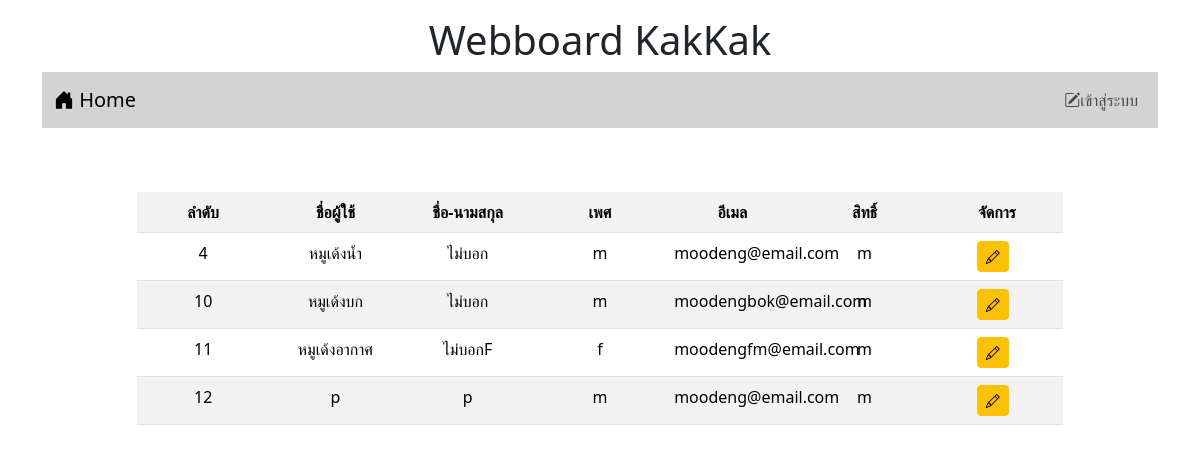
The app's page /user.php, older data.
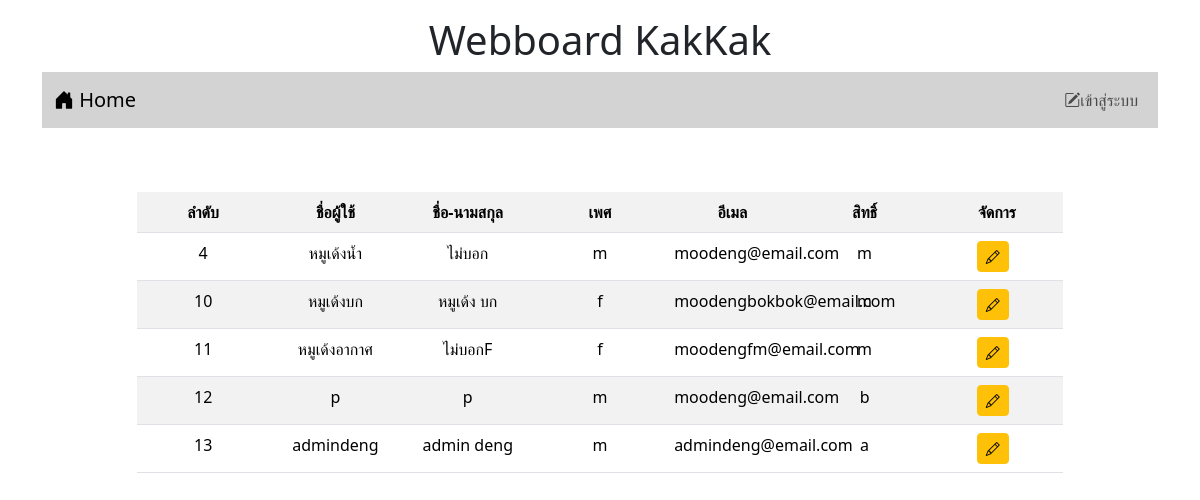
The same page, newer data.
### tables this page shows
CREATE TABLE `user` (
  `id` int(11) NOT NULL,
  `login` varchar(32) NOT NULL,
  `password` varchar(64) NOT NULL,
  `name` varchar(64) NOT NULL,
  `gender` char(1) NOT NULL,
  `email` varchar(32) NOT NULL,
  `role` char(1) NOT NULL
);

### user.php (the view, shortened to what this page needs)
<!DOCTYPE html>
<html lang="en">
<head>
    <link href="https://cdn.jsdelivr.net/npm/bootstrap@5.3.3/dist/css/bootstrap.min.css" rel="stylesheet">
    <link rel="stylesheet" href="https://cdn.jsdelivr.net/npm/bootstrap-icons@1.11.3/font/bootstrap-icons.min.css">
</head>
<body>
    <div class="container-lg">
        <H1 style="text-align: center;" class="mt-3"> Webboard KakKak </H1>
        <?php include "nav.php" ?>
        <div class="row mt-4">
            <div class="col-sm-12 col-md-11 col-lg-10 mx-auto">
                <table class="table table-striped mt-4">
                    <?php
                        $conn=new PDO("mysql:host=localhost;dbname=webboard;charset=utf8","root","");
                        $sql = "SELECT id,login,name,gender,email,role FROM user ORDER BY id";
                        $result=$conn->query($sql);
                        echo "<table class='table table-striped' style='width: 100%; table-layout: fixed;'>
                                <tr>
                                    <th class='text-center'>ลำดับ</th>
                                    <th class='text-center'>ชื่อผู้ใช้</th>
                                    <th class='text-center'>ชื่อ-นามสกุล</th>
                                    <th class='text-center'>เพศ</th>
                                    <th class='text-center'>อีเมล</th>
                                    <th class='text-center'>สิทธิ์</th>
                                    <th class='text-center'>จัดการ</th>
                                </tr>";
                        while($row = $result->fetch()){
                            echo "
                                <tr>
                                    <td class='text-center'>$row[0]</td>
                                    <td class='text-center'>$row[1]</td>
                                    <td class='text-center'>$row[2]</td>
                                    <td class='text-center'>$row[3]</td>
                                    <td class='text-center'>$row[4]</td>
                                    <td class='text-center'>$row[5]</td>
                                    <td class='text-center'>
                                        <button type='button' class='btn btn-warning btn-sm me-2' data-bs-toggle='modal' data-bs-target='#editUserModal'
                                        data-id='{$row[0]}' data-userName='{$row[1]}'
                                        data-fullName='{$row[2]}' data-gender='{$row[3]}'
                                        data-email='{$row[4]}' data-role='{$row[5]}'>
                                            <i class='bi bi-pencil'></i>
                                        </button>
                                    </td>
                                </tr>";
                        }
                        echo "</table>";
                    ?>
                </table>
            </div>
        </div>
    </div>
</body>
</html>

Row changes from the older to the newer data that the page shows:
changed user "หมูเด้งบก": name "ไม่บอก" → "หมูเด้ง บก"; gender "m" → "f"; email "moodengbok@email.com" → "moodengbokbok@email.com"
changed user id 12: role "m" → "b"
added user: id "13", login "admindeng", name "admin deng", gender "m", email "admindeng@email.com", role "a"
